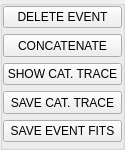
     <widget class="QGroupBox" name="verticalGroupBox_6">
      <property name="sizePolicy">
       <sizepolicy hsizetype="Fixed" vsizetype="Fixed">
        <horstretch>0</horstretch>
        <verstretch>0</verstretch>
       </sizepolicy>
      </property>
      <property name="minimumSize">
       <size>
        <width>125</width>
        <height>150</height>
       </size>
      </property>
      <property name="maximumSize">
       <size>
        <width>125</width>
        <height>150</height>
       </size>
      </property>
      <layout class="QGridLayout" name="gridLayout_5">
       <property name="leftMargin">
        <number>0</number>
       </property>
       <property name="topMargin">
        <number>0</number>
       </property>
       <property name="rightMargin">
        <number>0</number>
       </property>
       <property name="bottomMargin">
        <number>5</number>
       </property>
       <item row="0" column="0">
        <widget class="QPushButton" name="deleteeventbutton">
         <property name="sizePolicy">
          <sizepolicy hsizetype="MinimumExpanding" vsizetype="Expanding">
           <horstretch>0</horstretch>
           <verstretch>0</verstretch>
          </sizepolicy>
         </property>
         <property name="minimumSize">
          <size>
           <width>100</width>
           <height>20</height>
          </size>
         </property>
         <property name="maximumSize">
          <size>
           <width>16777215</width>
           <height>16777215</height>
          </size>
         </property>
         <property name="font">
          <font>
           <family>Arial</family>
           <pointsize>9</pointsize>
           <weight>50</weight>
           <bold>false</bold>
          </font>
         </property>
         <property name="text">
          <string>DELETE EVENT</string>
         </property>
        </widget>
       </item>
       <item row="1" column="0">
        <widget class="QPushButton" name="concatenatebutton">
         <property name="sizePolicy">
          <sizepolicy hsizetype="MinimumExpanding" vsizetype="Expanding">
           <horstretch>0</horstretch>
           <verstretch>0</verstretch>
          </sizepolicy>
         </property>
         <property name="minimumSize">
          <size>
           <width>100</width>
           <height>20</height>
          </size>
         </property>
         <property name="maximumSize">
          <size>
           <width>16777215</width>
           <height>16777215</height>
          </size>
         </property>
         <property name="font">
          <font>
           <family>Arial</family>
           <pointsize>9</pointsize>
           <weight>50</weight>
           <bold>false</bold>
          </font>
         </property>
         <property name="text">
          <string>CONCATENATE</string>
         </property>
        </widget>
       </item>
       <item row="2" column="0">
        <widget class="QPushButton" name="showcatbutton">
         <property name="sizePolicy">
          <sizepolicy hsizetype="MinimumExpanding" vsizetype="Expanding">
           <horstretch>0</horstretch>
           <verstretch>0</verstretch>
          </sizepolicy>
         </property>
         <property name="minimumSize">
          <size>
           <width>100</width>
           <height>20</height>
          </size>
         </property>
         <property name="maximumSize">
          <size>
           <width>16777215</width>
           <height>16777215</height>
          </size>
         </property>
         <property name="font">
          <font>
           <family>Arial</family>
           <pointsize>9</pointsize>
           <weight>50</weight>
           <bold>false</bold>
          </font>
         </property>
         <property name="text">
          <string>SHOW CAT. TRACE</string>
         </property>
        </widget>
       </item>
       <item row="3" column="0">
        <widget class="QPushButton" name="savecatbutton">
         <property name="sizePolicy">
          <sizepolicy hsizetype="MinimumExpanding" vsizetype="Expanding">
           <horstretch>0</horstretch>
           <verstretch>0</verstretch>
          </sizepolicy>
         </property>
         <property name="minimumSize">
          <size>
           <width>100</width>
           <height>20</height>
          </size>
         </property>
         <property name="maximumSize">
          <size>
           <width>16777215</width>
           <height>16777215</height>
          </size>
         </property>
         <property name="font">
          <font>
           <family>Arial</family>
           <pointsize>9</pointsize>
           <weight>50</weight>
           <bold>false</bold>
          </font>
         </property>
         <property name="text">
          <string>SAVE CAT. TRACE</string>
         </property>
        </widget>
       </item>
       <item row="4" column="0">
        <widget class="QPushButton" name="savefitsbutton">
         <property name="sizePolicy">
          <sizepolicy hsizetype="MinimumExpanding" vsizetype="Expanding">
           <horstretch>0</horstretch>
           <verstretch>0</verstretch>
          </sizepolicy>
         </property>
         <property name="minimumSize">
          <size>
           <width>100</width>
           <height>20</height>
          </size>
         </property>
         <property name="maximumSize">
          <size>
           <width>16777215</width>
           <height>16777215</height>
          </size>
         </property>
         <property name="font">
          <font>
           <family>Arial</family>
           <pointsize>9</pointsize>
           <weight>50</weight>
           <bold>false</bold>
          </font>
         </property>
         <property name="text">
          <string>SAVE EVENT FITS</string>
         </property>
        </widget>
       </item>
      </layout>
     </widget>
